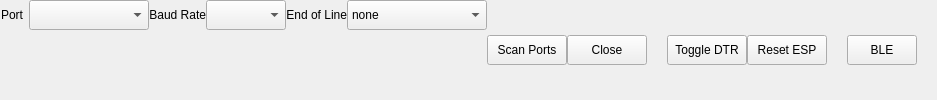
        <widget class="QWidget" name="pageSerial">
         <property name="sizePolicy">
          <sizepolicy hsizetype="Expanding" vsizetype="Preferred">
           <horstretch>1</horstretch>
           <verstretch>0</verstretch>
          </sizepolicy>
         </property>
         <layout class="QHBoxLayout" name="horizontalLayout_11">
          <property name="spacing">
           <number>0</number>
          </property>
          <property name="leftMargin">
           <number>0</number>
          </property>
          <property name="topMargin">
           <number>0</number>
          </property>
          <property name="rightMargin">
           <number>0</number>
          </property>
          <property name="bottomMargin">
           <number>0</number>
          </property>
          <item>
           <layout class="QHBoxLayout" name="horizontalLayout_Serial" stretch="0,0,0,0,0,0,0,0,1,0,1">
            <item>
             <layout class="QFormLayout" name="formLayout_Port">
              <property name="sizeConstraint">
               <enum>QLayout::SetDefaultConstraint</enum>
              </property>
              <property name="labelAlignment">
               <set>Qt::AlignRight|Qt::AlignTrailing|Qt::AlignVCenter</set>
              </property>
              <property name="horizontalSpacing">
               <number>6</number>
              </property>
              <property name="verticalSpacing">
               <number>6</number>
              </property>
              <item row="0" column="0">
               <widget class="QLabel" name="label_SerialPorts">
                <property name="sizePolicy">
                 <sizepolicy hsizetype="Preferred" vsizetype="Preferred">
                  <horstretch>0</horstretch>
                  <verstretch>0</verstretch>
                 </sizepolicy>
                </property>
                <property name="minimumSize">
                 <size>
                  <width>0</width>
                  <height>30</height>
                 </size>
                </property>
                <property name="maximumSize">
                 <size>
                  <width>16777215</width>
                  <height>30</height>
                 </size>
                </property>
                <property name="font">
                 <font>
                  <pointsize>9</pointsize>
                 </font>
                </property>
                <property name="text">
                 <string>Port</string>
                </property>
                <property name="alignment">
                 <set>Qt::AlignRight|Qt::AlignTrailing|Qt::AlignVCenter</set>
                </property>
               </widget>
              </item>
              <item row="0" column="1">
               <widget class="QComboBox" name="comboBoxDropDown_SerialPorts">
                <property name="sizePolicy">
                 <sizepolicy hsizetype="Preferred" vsizetype="Fixed">
                  <horstretch>1</horstretch>
                  <verstretch>0</verstretch>
                 </sizepolicy>
                </property>
                <property name="minimumSize">
                 <size>
                  <width>120</width>
                  <height>30</height>
                 </size>
                </property>
                <property name="maximumSize">
                 <size>
                  <width>120</width>
                  <height>30</height>
                 </size>
                </property>
                <property name="font">
                 <font>
                  <pointsize>9</pointsize>
                 </font>
                </property>
                <property name="toolTip">
                 <string>&lt;html&gt;&lt;head/&gt;&lt;body&gt;&lt;p&gt;Select from these available serial ports.&lt;/p&gt;&lt;/body&gt;&lt;/html&gt;</string>
                </property>
                <property name="sizeAdjustPolicy">
                 <enum>QComboBox::AdjustToContents</enum>
                </property>
               </widget>
              </item>
             </layout>
            </item>
            <item>
             <layout class="QFormLayout" name="formLayout_Baud">
              <property name="sizeConstraint">
               <enum>QLayout::SetDefaultConstraint</enum>
              </property>
              <property name="labelAlignment">
               <set>Qt::AlignRight|Qt::AlignTrailing|Qt::AlignVCenter</set>
              </property>
              <item row="0" column="0">
               <widget class="QLabel" name="label_BaudRate">
                <property name="minimumSize">
                 <size>
                  <width>0</width>
                  <height>30</height>
                 </size>
                </property>
                <property name="maximumSize">
                 <size>
                  <width>16777215</width>
                  <height>30</height>
                 </size>
                </property>
                <property name="font">
                 <font>
                  <pointsize>9</pointsize>
                 </font>
                </property>
                <property name="text">
                 <string>Baud Rate</string>
                </property>
                <property name="alignment">
                 <set>Qt::AlignRight|Qt::AlignTrailing|Qt::AlignVCenter</set>
                </property>
               </widget>
              </item>
              <item row="0" column="1">
               <widget class="QComboBox" name="comboBoxDropDown_BaudRates">
                <property name="sizePolicy">
                 <sizepolicy hsizetype="Preferred" vsizetype="Fixed">
                  <horstretch>1</horstretch>
                  <verstretch>0</verstretch>
                 </sizepolicy>
                </property>
                <property name="minimumSize">
                 <size>
                  <width>80</width>
                  <height>30</height>
                 </size>
                </property>
                <property name="maximumSize">
                 <size>
                  <width>120</width>
                  <height>30</height>
                 </size>
                </property>
                <property name="font">
                 <font>
                  <pointsize>9</pointsize>
                 </font>
                </property>
                <property name="toolTip">
                 <string>&lt;html&gt;&lt;head/&gt;&lt;body&gt;&lt;p&gt;Select from these baudrates for the serial port.&lt;/p&gt;&lt;/body&gt;&lt;/html&gt;</string>
                </property>
                <property name="sizeAdjustPolicy">
                 <enum>QComboBox::AdjustToContents</enum>
                </property>
               </widget>
              </item>
             </layout>
            </item>
            <item>
             <layout class="QFormLayout" name="formLayout_lineTermination">
              <item row="0" column="0">
               <widget class="QLabel" name="label_LineTermination">
                <property name="minimumSize">
                 <size>
                  <width>0</width>
                  <height>30</height>
                 </size>
                </property>
                <property name="maximumSize">
                 <size>
                  <width>16777215</width>
                  <height>30</height>
                 </size>
                </property>
                <property name="font">
                 <font>
                  <pointsize>9</pointsize>
                 </font>
                </property>
                <property name="text">
                 <string>End of Line</string>
                </property>
                <property name="alignment">
                 <set>Qt::AlignRight|Qt::AlignTrailing|Qt::AlignVCenter</set>
                </property>
               </widget>
              </item>
              <item row="0" column="1">
               <widget class="QComboBox" name="comboBoxDropDown_LineTermination">
                <property name="sizePolicy">
                 <sizepolicy hsizetype="Preferred" vsizetype="Fixed">
                  <horstretch>1</horstretch>
                  <verstretch>0</verstretch>
                 </sizepolicy>
                </property>
                <property name="minimumSize">
                 <size>
                  <width>140</width>
                  <height>30</height>
                 </size>
                </property>
                <property name="maximumSize">
                 <size>
                  <width>160</width>
                  <height>30</height>
                 </size>
                </property>
                <property name="font">
                 <font>
                  <pointsize>9</pointsize>
                 </font>
                </property>
                <property name="toolTip">
                 <string>&lt;html&gt;&lt;head/&gt;&lt;body&gt;&lt;p&gt;Select from these End of Line terminations. None will display any received text. For plotting EOL other than &amp;quot;none&amp;quot; is necessary. EOL will be automatically corrected if the requested EOL is not present in the data stream. &lt;/p&gt;&lt;/body&gt;&lt;/html&gt;</string>
                </property>
                <property name="sizeAdjustPolicy">
                 <enum>QComboBox::AdjustToContents</enum>
                </property>
                <item>
                 <property name="text">
                  <string>none</string>
                 </property>
                </item>
                <item>
                 <property name="text">
                  <string>return newline (\r\n)</string>
                 </property>
                </item>
                <item>
                 <property name="text">
                  <string>newline (\n)</string>
                 </property>
                </item>
                <item>
                 <property name="text">
                  <string>return (\r)</string>
                 </property>
                </item>
                <item>
                 <property name="text">
                  <string>newline return (\n\r)</string>
                 </property>
                </item>
               </widget>
              </item>
             </layout>
            </item>
            <item>
             <widget class="QPushButton" name="pushButton_SerialScan">
              <property name="enabled">
               <bool>true</bool>
              </property>
              <property name="sizePolicy">
               <sizepolicy hsizetype="Preferred" vsizetype="Fixed">
                <horstretch>0</horstretch>
                <verstretch>0</verstretch>
               </sizepolicy>
              </property>
              <property name="minimumSize">
               <size>
                <width>0</width>
                <height>30</height>
               </size>
              </property>
              <property name="maximumSize">
               <size>
                <width>80</width>
                <height>30</height>
               </size>
              </property>
              <property name="font">
               <font>
                <pointsize>9</pointsize>
               </font>
              </property>
              <property name="toolTip">
               <string>&lt;html&gt;&lt;head/&gt;&lt;body&gt;&lt;p&gt;Scan for serial ports. There is also an automatic detection when new devices are plugged in and user has option to connect to it.&lt;/p&gt;&lt;/body&gt;&lt;/html&gt;</string>
              </property>
              <property name="text">
               <string>Scan Ports</string>
              </property>
             </widget>
            </item>
            <item>
             <widget class="QPushButton" name="pushButton_SerialOpenClose">
              <property name="sizePolicy">
               <sizepolicy hsizetype="Preferred" vsizetype="Fixed">
                <horstretch>0</horstretch>
                <verstretch>0</verstretch>
               </sizepolicy>
              </property>
              <property name="minimumSize">
               <size>
                <width>0</width>
                <height>30</height>
               </size>
              </property>
              <property name="maximumSize">
               <size>
                <width>80</width>
                <height>30</height>
               </size>
              </property>
              <property name="font">
               <font>
                <pointsize>9</pointsize>
               </font>
              </property>
              <property name="toolTip">
               <string>&lt;html&gt;&lt;head/&gt;&lt;body&gt;&lt;p&gt;Close or Open the selected port&lt;/p&gt;&lt;p&gt;Opening port will propage End of Line charcater to Sent Text.&lt;/p&gt;&lt;/body&gt;&lt;/html&gt;</string>
              </property>
              <property name="text">
               <string>Close</string>
              </property>
             </widget>
            </item>
            <item>
             <spacer name="horizontalSpacer_DTRRTS">
              <property name="orientation">
               <enum>Qt::Horizontal</enum>
              </property>
              <property name="sizeType">
               <enum>QSizePolicy::Expanding</enum>
              </property>
              <property name="sizeHint" stdset="0">
               <size>
                <width>20</width>
                <height>20</height>
               </size>
              </property>
             </spacer>
            </item>
            <item>
             <widget class="QPushButton" name="pushButton_ToggleDTR">
              <property name="sizePolicy">
               <sizepolicy hsizetype="Preferred" vsizetype="Fixed">
                <horstretch>0</horstretch>
                <verstretch>0</verstretch>
               </sizepolicy>
              </property>
              <property name="minimumSize">
               <size>
                <width>0</width>
                <height>30</height>
               </size>
              </property>
              <property name="maximumSize">
               <size>
                <width>80</width>
                <height>30</height>
               </size>
              </property>
              <property name="toolTip">
               <string>&lt;html&gt;&lt;head/&gt;&lt;body&gt;&lt;p&gt;Toggles DTR. This brings some microcontroller out of a while(!Serial) loop.&lt;/p&gt;&lt;/body&gt;&lt;/html&gt;</string>
              </property>
              <property name="whatsThis">
               <string>&lt;html&gt;&lt;head/&gt;&lt;body&gt;&lt;p&gt;Brings microcontroller out of while(!Serial) loop&lt;/p&gt;&lt;/body&gt;&lt;/html&gt;</string>
              </property>
              <property name="text">
               <string>Toggle DTR</string>
              </property>
             </widget>
            </item>
            <item>
             <widget class="QPushButton" name="pushButton_ResetESP">
              <property name="sizePolicy">
               <sizepolicy hsizetype="Preferred" vsizetype="Fixed">
                <horstretch>0</horstretch>
                <verstretch>0</verstretch>
               </sizepolicy>
              </property>
              <property name="minimumSize">
               <size>
                <width>0</width>
                <height>30</height>
               </size>
              </property>
              <property name="maximumSize">
               <size>
                <width>80</width>
                <height>30</height>
               </size>
              </property>
              <property name="toolTip">
               <string>&lt;html&gt;&lt;head/&gt;&lt;body&gt;&lt;p&gt;Conducts RTS/CTS line toggeling to bring ESP into run mode.&lt;/p&gt;&lt;/body&gt;&lt;/html&gt;</string>
              </property>
              <property name="text">
               <string>Reset ESP</string>
              </property>
             </widget>
            </item>
            <item>
             <spacer name="horizontalSpacer_7">
              <property name="orientation">
               <enum>Qt::Horizontal</enum>
              </property>
              <property name="sizeHint" stdset="0">
               <size>
                <width>40</width>
                <height>20</height>
               </size>
              </property>
             </spacer>
            </item>
            <item>
             <widget class="QPushButton" name="pushButton_toBLE">
              <property name="sizePolicy">
               <sizepolicy hsizetype="Preferred" vsizetype="Fixed">
                <horstretch>0</horstretch>
                <verstretch>0</verstretch>
               </sizepolicy>
              </property>
              <property name="minimumSize">
               <size>
                <width>70</width>
                <height>30</height>
               </size>
              </property>
              <property name="maximumSize">
               <size>
                <width>70</width>
                <height>30</height>
               </size>
              </property>
              <property name="toolTip">
               <string>&lt;html&gt;&lt;head/&gt;&lt;body&gt;&lt;p&gt;Display BLE commands.&lt;/p&gt;&lt;/body&gt;&lt;/html&gt;</string>
              </property>
              <property name="text">
               <string>BLE</string>
              </property>
             </widget>
            </item>
            <item>
             <spacer name="horizontalSpacer_Switcher">
              <property name="orientation">
               <enum>Qt::Horizontal</enum>
              </property>
              <property name="sizeType">
               <enum>QSizePolicy::Expanding</enum>
              </property>
              <property name="sizeHint" stdset="0">
               <size>
                <width>0</width>
                <height>20</height>
               </size>
              </property>
             </spacer>
            </item>
           </layout>
          </item>
         </layout>
        </widget>
